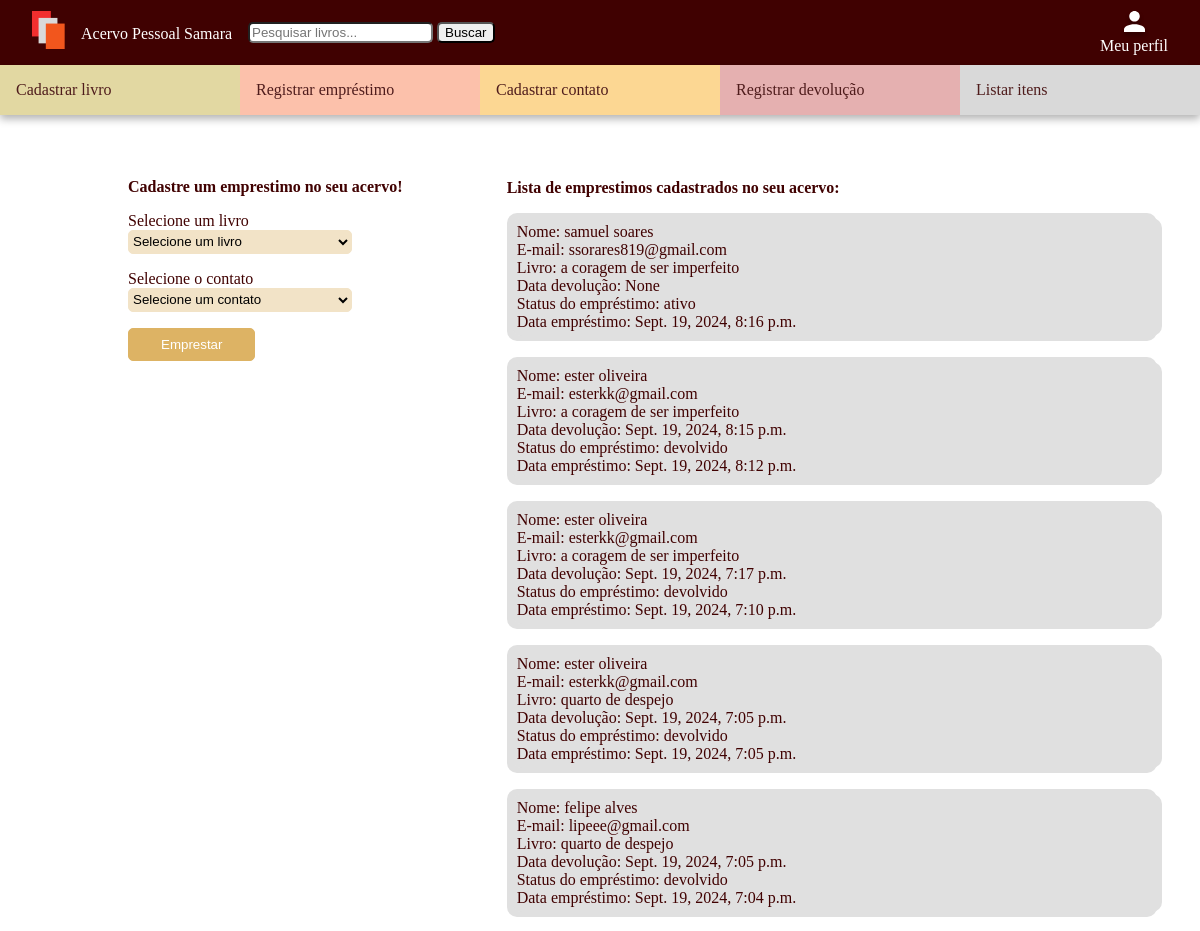
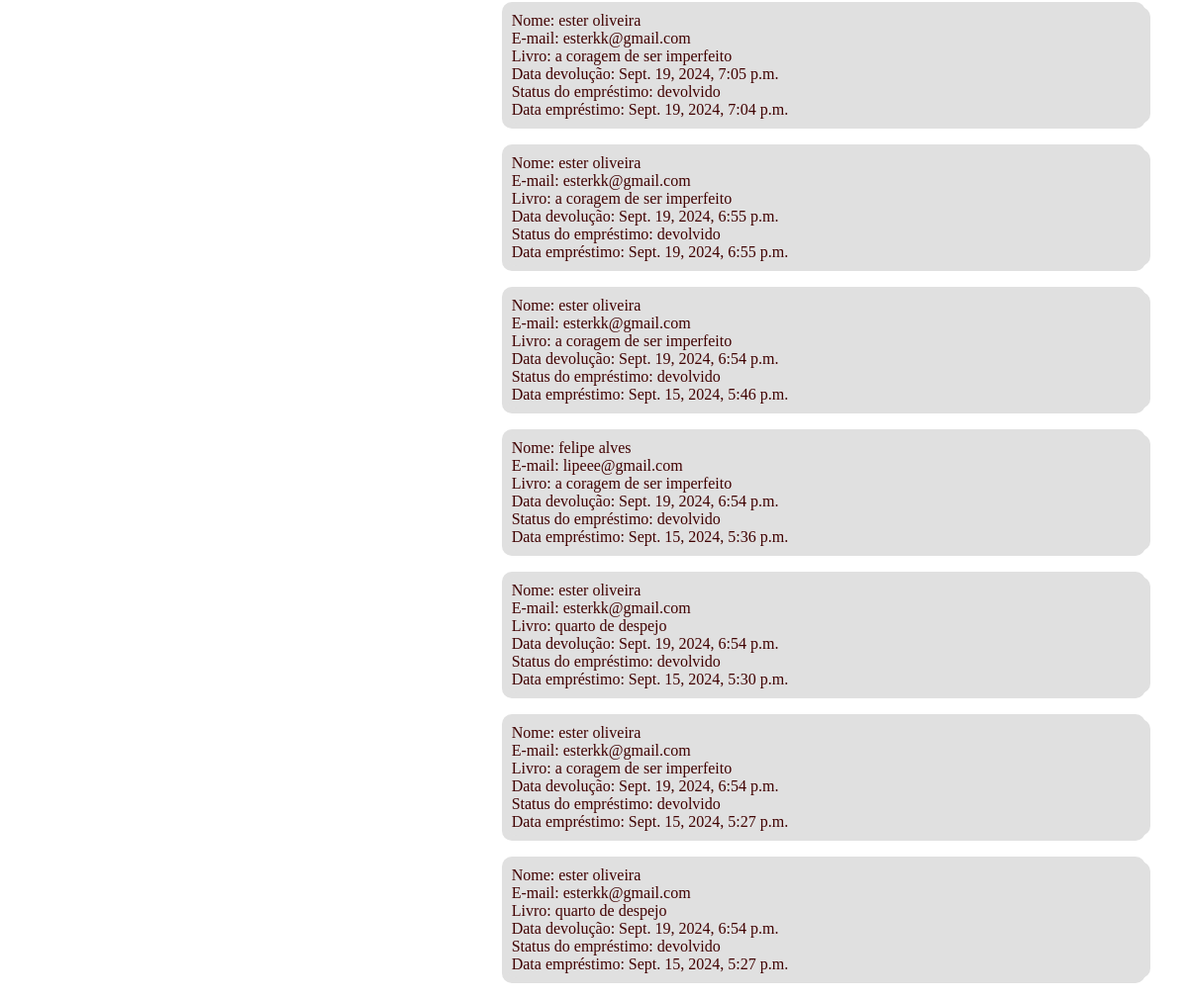
/acervo_pessoal/registrar_emprestimo/ (signed in), run on the app's committed database (2 pictures, top to bottom).
### acervo_pessoal/models/emprestimo.py (models this page shows, shortened)
class Emprestimo(models.Model):
    livro = models.ForeignKey(Livro, on_delete=models.CASCADE)
    contato = models.ForeignKey(Contato, on_delete=models.CASCADE)
    data_emprestimo = models.DateTimeField(default=timezone.now)
    data_devolucao = models.DateTimeField(blank=True, null=True)
    usuario = models.ForeignKey(User, on_delete=models.CASCADE)
    status_emprestimo = models.CharField(max_length=10, choices= [ ('ativo', 'Ativo'),
        ('devolvido', 'Devolvido')], default='ativo')

### acervo_pessoal/models/contato.py (models this page shows, shortened)
class Contato(models.Model):
    nome =  models.CharField(max_length=255)
    email = models.EmailField(max_length=255)
    usuario = models.ForeignKey(User, on_delete=models.CASCADE, related_name='contatos', null=True, blank=True)

### acervo_pessoal/models/livro.py (models this page shows, shortened)
class Livro(models.Model):
    nome = models.CharField(max_length=255)
    autor = models.CharField(max_length=255)
    ano  = models.IntegerField()
    foto = models.ImageField(upload_to='capas/')
    usuario = models.ForeignKey(User, on_delete=models.CASCADE, null=True, blank=True)

### acervo_pessoal/views/gerenciarEmprestimo.py (the view, shortened to what this page needs)
# urls.py: path('registrar_emprestimo/', RegistrarEmprestimoView.as_view(), name='registrar_emprestimo'),
class RegistrarEmprestimoView(View):
    def get(self, request, *args, **kwargs):
        emprestimos = Emprestimo.objects.filter(usuario=request.user).order_by('-id')
        contatos = Contato.objects.filter(usuario=request.user)
        livros_emprestados_identificadores = Emprestimo.objects.filter(usuario=request.user, status_emprestimo='ativo').values_list('livro_id', flat=True)
        livros_disponiveis = Livro.objects.filter(usuario=request.user).exclude(id__in=livros_emprestados_identificadores)
        return render(request, 'registrar_emprestimo.html', {'emprestimos': emprestimos, 'livros':livros_disponiveis, 'contatos':contatos})

### acervo_pessoal/templates/registrar_emprestimo.html (shortened to what this page needs)
{% extends 'base_logado.html' %}
{% load static %}
    {% block head %}
    <link rel="stylesheet" href="{% static 'css/registrar_emprestimo.css'%}">
    {% endblock %}
    {% block conteudo %}
    <div class="conteudo-cadastrar-emprestimo">
        <div class="conteudo-colun1">
            <form action="" method="post" enctype="multipart/form-data">
                <label for="" class="display-block item-cadastro-espaco label-cadastro-emprestimo titulo-cadastro-emprestimo">Cadastre um emprestimo no seu acervo!</label>
                <label for="nome" class="display-block label-cadastro-emprestimo">Selecione um livro</label>
                <select name="livro" id="" required class="display-block item-cadastro-espaco input-cadastro-emprestimo">
                    <option value="" {% if not request.POST.livro %}selected{% endif %}>Selecione um livro</option>
                </select>
                <label for="email" class="display-block label-cadastro-emprestimo">Selecione o contato</label>
                <select name="contato" id="" required class="display-block item-cadastro-espaco input-cadastro-emprestimo">
                    {% for contato in contatos %}
                    <option value="" {% if not request.POST.contato %}selected{% endif %}>Selecione um contato</option>
                    {% endfor %}
                </select>
                <button class="botao-cadastro-emprestimo">Emprestar</button>
            </form>
        </div>
        <div class="conteudo-colun2">
            <p class="titulo-conteudo-colun2">Lista de emprestimos cadastrados no seu acervo:</p>
            {% for emprestimo in emprestimos %}
            <ul class="ul-emprestimos-cadastrados-lista-geral">
                <li>
                    <ul class="ul-emprestimos-cadastrados-lista-geral">
                        <li>Nome: {{emprestimo.contato.nome}}</li>
                        <li>E-mail: {{emprestimo.contato.email}}</li>
                        <li>Livro: {{emprestimo.livro.nome}}</li>
                        <li>Data devolução: {{emprestimo.data_devolucao}}</li>
                        <li>Status do empréstimo: {{ emprestimo.status_emprestimo}} </li>
                        <li>Data empréstimo: {{emprestimo.data_emprestimo}}</li>
                    </ul>
                </li>
            </ul>
            {%empty%}
                <p>Nenhum emprestimo cadastrado no momento</p>
            {% endfor %}
        </div>
    </div>
    {% endblock %}

### acervo_pessoal/static/css/registrar_emprestimo.css (style rules this page uses)
.conteudo-cadastrar-emprestimo { display: flex; gap: 3rem; }
.conteudo-colun1 { padding-top: 3.9rem; flex:1; margin-left: 8rem; }
.conteudo-colun2 { padding-top: 4rem; flex:2; color: #400101; margin-right: 2rem; }
.ul-emprestimos-cadastrados-lista-geral { text-decoration: none; list-style-type: none; padding: 5px; background-color: #E0E0E0; border:#E0E0E0; border-radius: 10px; width: 40rem; }
.titulo-conteudo-colun2 { margin-top: 0 !important; font-weight: bold; }
.item-cadastro-espaco { margin-bottom: 1rem; }
.display-block { display: block; }
.input-cadastro-emprestimo { border: 1px solid #F2E3C7; background-color: #F2E3C7; width: 14rem; height: 1.5rem; border-radius: 5px; }
.label-cadastro-emprestimo { color: #400101; }
.titulo-cadastro-emprestimo { font-weight: bold; }
.botao-cadastro-emprestimo { background-color: #DDB364; color: white; padding: 0.5rem 2rem; border: 1px solid #DDB364; border-radius: 5px; }

### acervo_pessoal/static/css/base_logado.css (style rules this page uses)
body { margin: 0 !important; background-color: #FFFFFF; }

### data on the page
Emprestimo: contato.nome "samuel soares", contato.email "ssorares819@gmail.com", livro.nome "a coragem de ser imperfeito", data_devolucao "None", status_emprestimo "ativo", data_emprestimo "Sept. 19, 2024, 8:16 p.m."
Emprestimo: contato.nome "ester oliveira", contato.email "esterkk@gmail.com", livro.nome "a coragem de ser imperfeito", data_devolucao "Sept. 19, 2024, 8:15 p.m.", status_emprestimo "devolvido", data_emprestimo "Sept. 19, 2024, 8:12 p.m."
Emprestimo: contato.nome "ester oliveira", contato.email "esterkk@gmail.com", livro.nome "a coragem de ser imperfeito", data_devolucao "Sept. 19, 2024, 7:17 p.m.", status_emprestimo "devolvido", data_emprestimo "Sept. 19, 2024, 7:10 p.m."
Emprestimo: contato.nome "ester oliveira", contato.email "esterkk@gmail.com", livro.nome "quarto de despejo", data_devolucao "Sept. 19, 2024, 7:05 p.m.", status_emprestimo "devolvido", data_emprestimo "Sept. 19, 2024, 7:05 p.m."
Emprestimo: contato.nome "felipe alves", contato.email "lipeee@gmail.com", livro.nome "quarto de despejo", data_devolucao "Sept. 19, 2024, 7:05 p.m.", status_emprestimo "devolvido", data_emprestimo "Sept. 19, 2024, 7:04 p.m."
Emprestimo: contato.nome "ester oliveira", contato.email "esterkk@gmail.com", livro.nome "a coragem de ser imperfeito", data_devolucao "Sept. 19, 2024, 7:05 p.m.", status_emprestimo "devolvido", data_emprestimo "Sept. 19, 2024, 7:04 p.m."
Emprestimo: contato.nome "ester oliveira", contato.email "esterkk@gmail.com", livro.nome "a coragem de ser imperfeito", data_devolucao "Sept. 19, 2024, 6:55 p.m.", status_emprestimo "devolvido", data_emprestimo "Sept. 19, 2024, 6:55 p.m."
Emprestimo: contato.nome "ester oliveira", contato.email "esterkk@gmail.com", livro.nome "a coragem de ser imperfeito", data_devolucao "Sept. 19, 2024, 6:54 p.m.", status_emprestimo "devolvido", data_emprestimo "Sept. 15, 2024, 5:46 p.m."
Emprestimo: contato.nome "felipe alves", contato.email "lipeee@gmail.com", livro.nome "a coragem de ser imperfeito", data_devolucao "Sept. 19, 2024, 6:54 p.m.", status_emprestimo "devolvido", data_emprestimo "Sept. 15, 2024, 5:36 p.m."
Emprestimo: contato.nome "ester oliveira", contato.email "esterkk@gmail.com", livro.nome "quarto de despejo", data_devolucao "Sept. 19, 2024, 6:54 p.m.", status_emprestimo "devolvido", data_emprestimo "Sept. 15, 2024, 5:30 p.m."
Emprestimo: contato.nome "ester oliveira", contato.email "esterkk@gmail.com", livro.nome "a coragem de ser imperfeito", data_devolucao "Sept. 19, 2024, 6:54 p.m.", status_emprestimo "devolvido", data_emprestimo "Sept. 15, 2024, 5:27 p.m."
Emprestimo: contato.nome "ester oliveira", contato.email "esterkk@gmail.com", livro.nome "quarto de despejo", data_devolucao "Sept. 19, 2024, 6:54 p.m.", status_emprestimo "devolvido", data_emprestimo "Sept. 15, 2024, 5:27 p.m."
